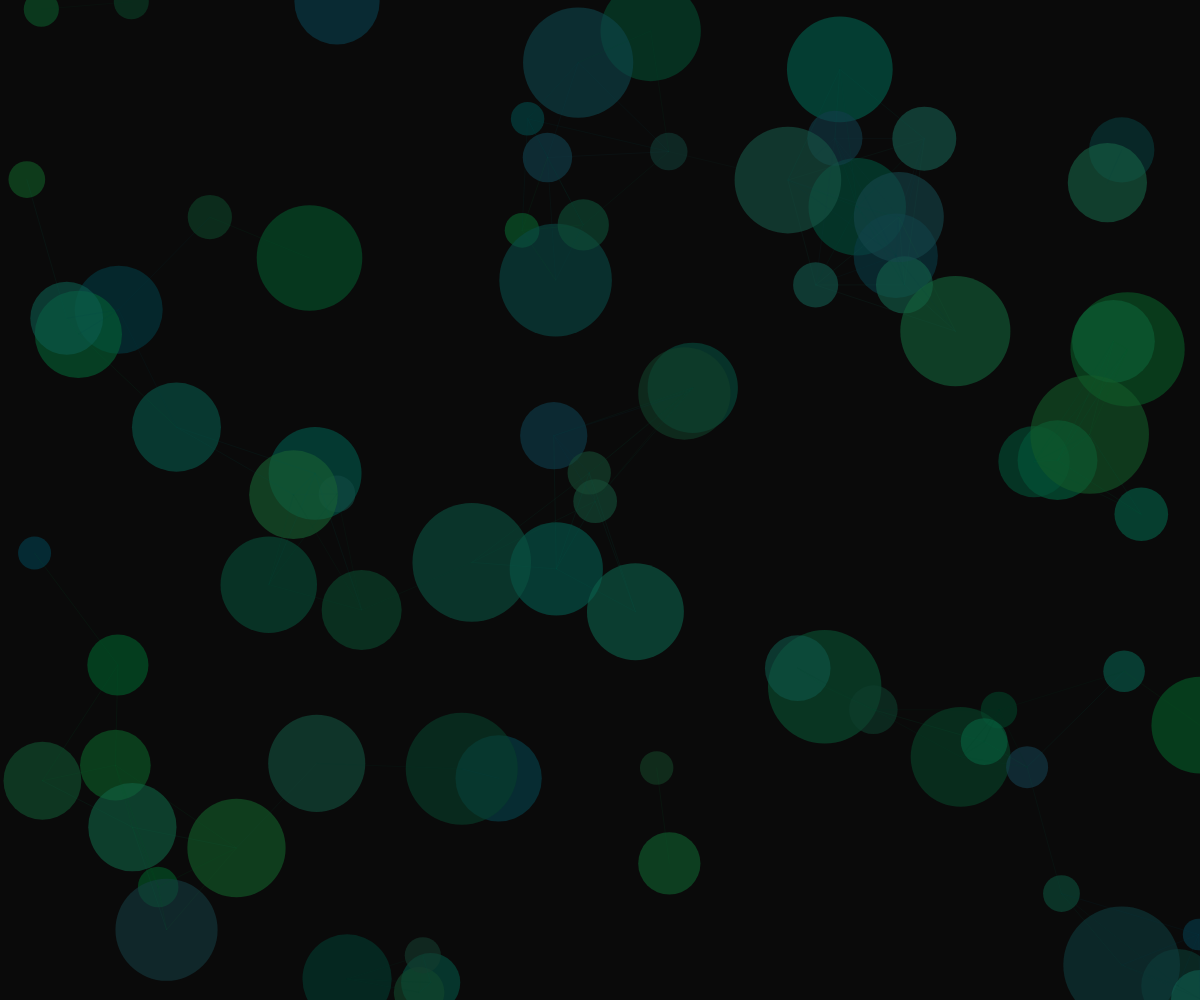
Frame 1 (no input)
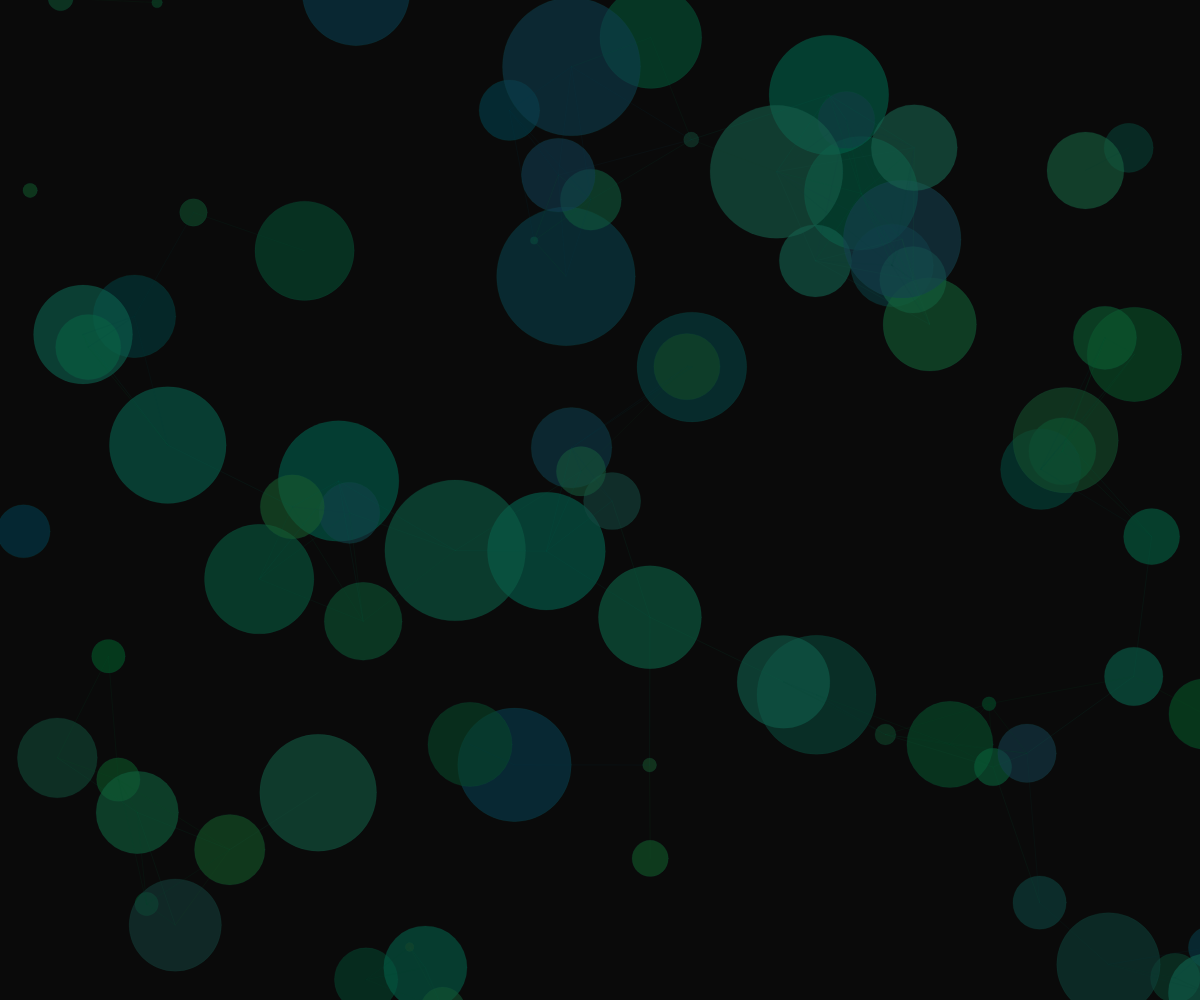
Frame 60 (no input)
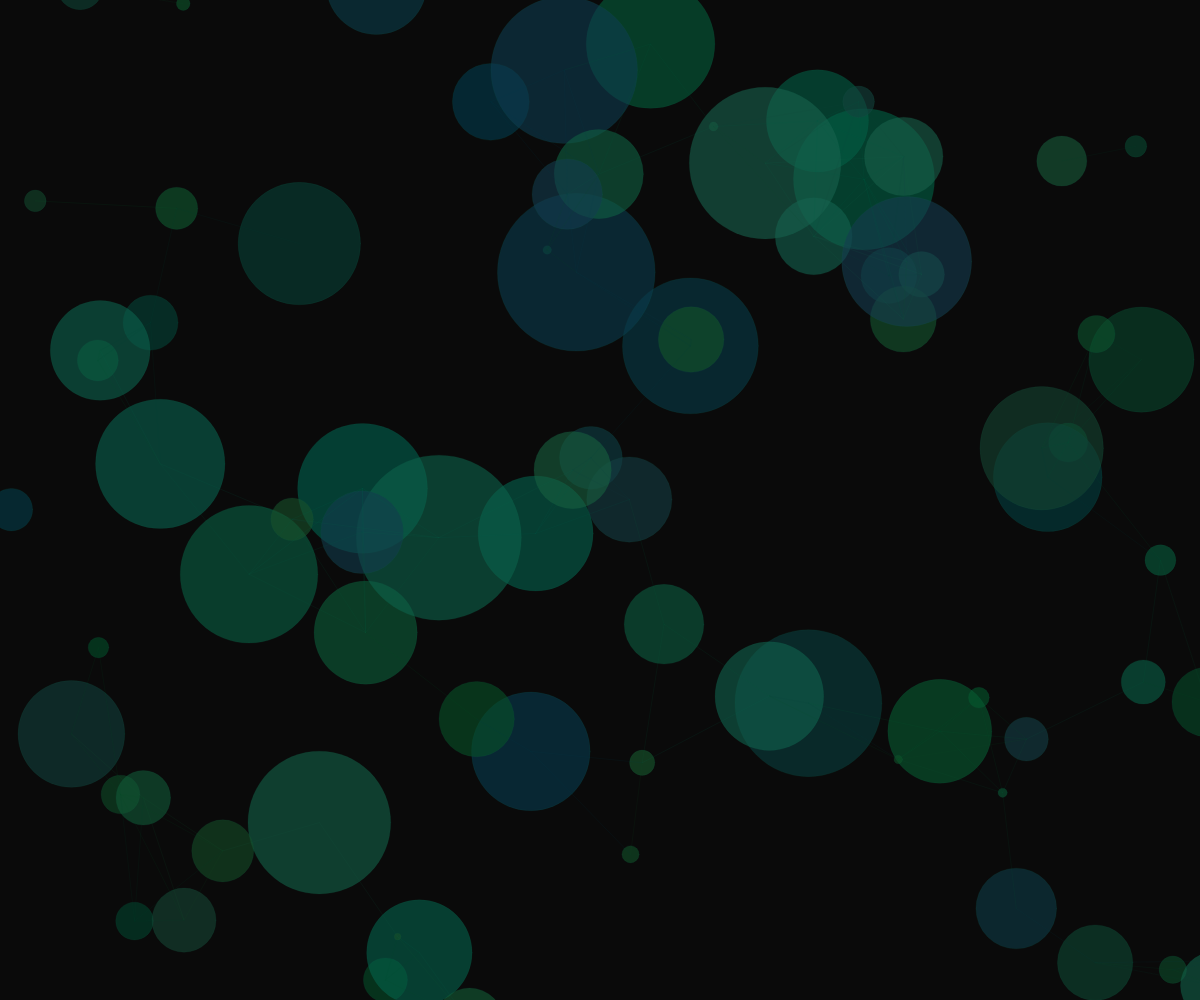
Frame 120 (the mouse pressed at the canvas centre since frame 60)

The p5.js sketch that drew these frames (run headless with seeded random() and noise() and a simulated clock; from frame 60 on, the mouse is pressed at the canvas centre):

// p5.js sketch
// ── sketch.js
let forms = [];
let colorShift = 0;

function setup() {
  createCanvas(windowWidth, windowHeight);
  noStroke();
  
  // Initialize network of fluid forms
  for (let i = 0; i < 80; i++) {
    forms.push({
      x: random(width),
      y: random(height),
      size: random(30, 120),
      speed: random(0.1, 0.5),
      angle: random(TWO_PI),
      color: color(random(200, 255), random(100, 200), random(50, 150), 180),
      connections: []
    });
  }
}

function draw() {
  background(10);
  
  // Update and display forms
  for (let i = 0; i < forms.length; i++) {
    let form = forms[i];
    
    // Gentle drift and shape change
    form.x += cos(form.angle) * form.speed;
    form.y += sin(form.angle) * form.speed;
    form.angle += random(-0.02, 0.02);
    form.size += sin(frameCount * 0.02 + i) * 0.5;
    
    // Wrap around screen
    if (form.x < -50) form.x = width + 50;
    if (form.x > width + 50) form.x = -50;
    if (form.y < -50) form.y = height + 50;
    if (form.y > height + 50) form.y = -50;
    
    // Subtle color shift with near-monochromatic palette
    let hue = (colorShift + i * 0.3) % 360;
    let sat = 80 + sin(frameCount * 0.01 + i * 0.5) * 20;
    let bri = 60 + sin(frameCount * 0.005 + i) * 20;
    form.color = color(hue, sat, bri, 150);
    
    // Draw main form
    fill(form.color);
    ellipse(form.x, form.y, form.size);
  }
  
  // Draw connections between nearby forms with subtle colors
  beginShape(LINES);
  let connectionCount = 0;
  for (let i = 0; i < forms.length; i++) {
    let form = forms[i];
    for (let j = i + 1; j < forms.length; j++) {
      if (connectionCount > 200) break; // Limit connections per frame
      
      let other = forms[j];
      let d = dist(form.x, form.y, other.x, other.y);
      
      if (d < 150) {
        // Use the color of the first form to determine line color
        stroke(red(form.color), green(form.color), blue(form.color), 30);
        vertex(form.x, form.y);
        vertex(other.x, other.y);
        connectionCount++;
      }
    }
  }
  endShape();
  
  colorShift += 0.01;
}

function windowResized() {
  resizeCanvas(windowWidth, windowHeight);
}
